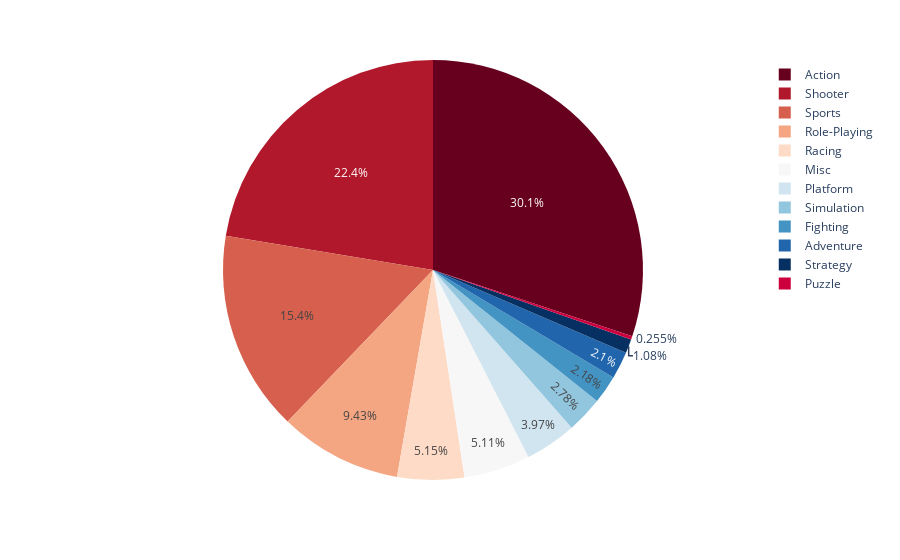

The notebook cell saved with this chart:
### Code cell
fig = px.pie(df_actual, values='eu_sales', names='genre', color_discrete_sequence=px.colors.sequential.RdBu)
fig.show()

### Figure 1 — Plotly figure (JSON) as saved in the notebook; plotly's stock layout.template omitted (floating-point values rounded to 4 significant figures; data arrays with more than 128 entries replaced by an {"elided": "..."} marker saying what was removed)
{"data": [{"domain": {"x": [0, 1], "y": [0, 1]}, "hovertemplate": "genre=%{label}<br>eu_sales=%{value}<extra></extra>", "labels": {"elided": "2233 str values"}, "legendgroup": "", "name": "", "showlegend": true, "type": "pie", "values": {"elided": "2233 float values"}}], "layout": {"legend": {"tracegroupgap": 0}, "margin": {"t": 60}, "piecolorway": ["rgb(103,0,31)", "rgb(178,24,43)", "rgb(214,96,77)", "rgb(244,165,130)", "rgb(253,219,199)", "rgb(247,247,247)", "rgb(209,229,240)", "rgb(146,197,222)", "rgb(67,147,195)", "rgb(33,102,172)", "rgb(5,48,97)"]}}
